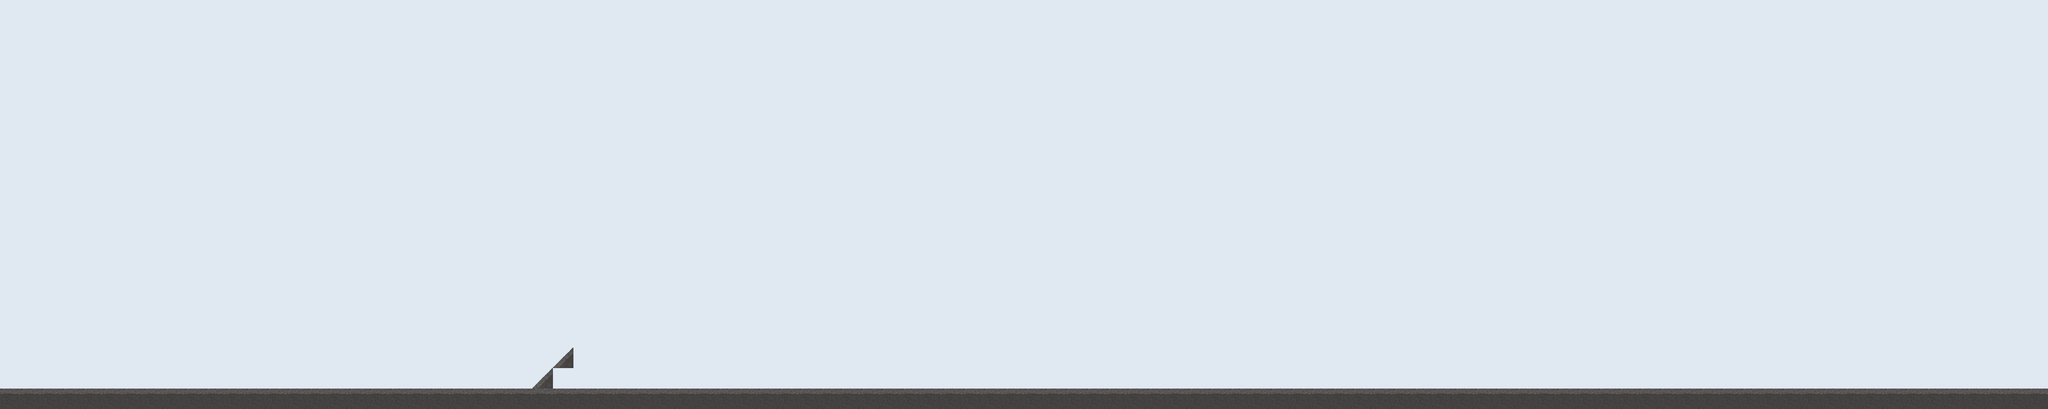

Below is a game level as drawn by its tile map, then a one-line description and the .tmx that defines it (tile-layer data replaced by summaries):
An orthogonal 100x20 tile map with 40x40 px tiles, 2 tile layers (Back_fond, Sol), 8 tilesets and 5 objects (2x tremplin, endBackflip, FinNiveau, backflip).

<map version="1.0" orientation="orthogonal" width="100" height="20" tilewidth="40" tileheight="40">
 <tileset firstgid="1" name="aith_tiles" tilewidth="40" tileheight="40">
  <image source="../gfx/misc/aith_tiles.png" width="240" height="120" />
 </tileset>
 <tileset firstgid="19" name="background_exterieur_middle" tilewidth="320" tileheight="560">
  <image source="exterieur/background_exterieur_middle.png" width="1920" height="1780" />
 </tileset>
 <tileset firstgid="37" name="background_exterieur_near" tilewidth="800" tileheight="720">
  <image source="exterieur/background_exterieur_near.png" width="2400" height="2160" />
 </tileset>
 <tileset firstgid="46" name="background_exterieur_far" tilewidth="320" tileheight="480">
  <image source="exterieur/background_exterieur_far.png" width="1600" height="480" />
 </tileset>
 <tileset firstgid="51" name="fond" tilewidth="40" tileheight="40">
  <image source="exterieur/fond.png" width="80" height="40" />
 </tileset>
 <tileset firstgid="53" name="background_exterieur_clouds" tilewidth="400" tileheight="400">
  <image source="exterieur/background_exterieur_clouds.png" width="1600" height="1601" />
 </tileset>
 <tileset firstgid="69" name="tileset_tremplin_80" tilewidth="80" tileheight="80">
  <image source="../gfx/gameplay/tileset_tremplin_80.png" width="240" height="80" />
 </tileset>
 <tileset firstgid="72" name="tileset_tremplin_120" tilewidth="120" tileheight="120">
  <image source="../gfx/gameplay/tileset_tremplin_120.png" width="360" height="120" />
 </tileset>
 <layer name="Back_fond" width="100" height="20">
  <data>[2000 cells, 2000 non-empty, 1 distinct tile ids]</data>
 </layer>
 <objectgroup name="Back_clouds" width="100" height="20" />
 <objectgroup name="Back_far" width="100" height="20" />
 <objectgroup name="Back_middle" width="100" height="20" />
 <objectgroup name="Back_near" width="100" height="20" />
 <layer name="Sol" width="100" height="20" opacity="0.9">
  <data>[2000 cells, 102 non-empty, 2 distinct tile ids]</data>
 </layer>
 <objectgroup color="#ff2718" name="Gameplay" width="100" height="20" opacity="0.9">
  <object name="EndBackflip" type="endBackflip" x="1880" y="120" width="40" height="640" />
  <object name="FinDuNiveau" type="FinNiveau" x="2440" y="520" width="120" height="240" />
  <object name="Backflip" type="backflip" x="1160" y="120" width="40" height="640" />
  <object type="tremplin" x="1000" y="720" width="40" height="40" />
  <object type="tremplin" x="1120" y="640" width="40" height="40">
   <properties>
    <property name="haut" value="" />
   </properties>
  </object>
 </objectgroup>
</map>
